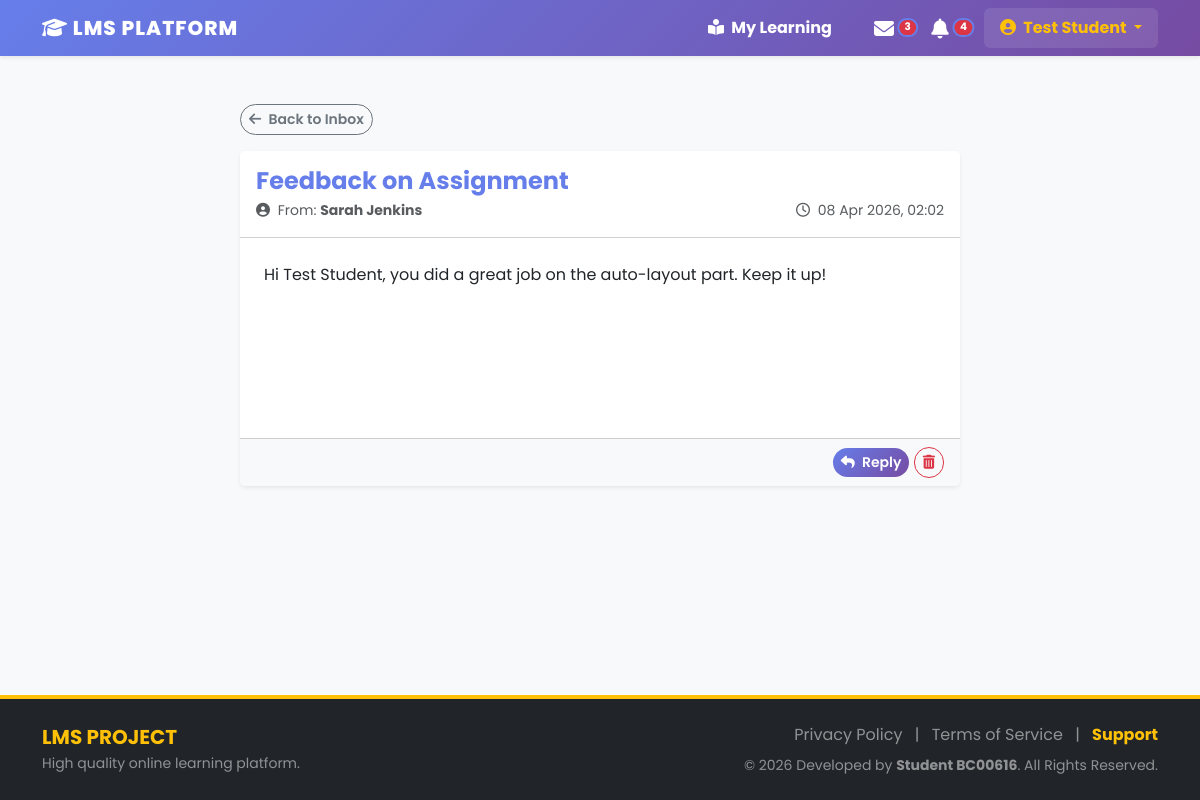
/public/message/detail/6 (signed in), run on the app's committed database.
### tables this page shows
CREATE TABLE `messages` (
  `id` int(11) NOT NULL,
  `sender_id` int(11) NOT NULL,
  `receiver_id` int(11) NOT NULL,
  `subject` varchar(255) NOT NULL,
  `message` text NOT NULL,
  `is_read` tinyint(1) DEFAULT 0,
  `created_at` timestamp NOT NULL DEFAULT current_timestamp()
);

CREATE TABLE `users` (
  `id` int(11) NOT NULL,
  `fullname` varchar(100) NOT NULL,
  `email` varchar(100) NOT NULL,
  `password` varchar(255) NOT NULL,
  `role` enum('admin','instructor','student') DEFAULT 'student',
  `avatar` varchar(255) DEFAULT NULL,
  `bio` text DEFAULT NULL,
  `created_at` timestamp NOT NULL DEFAULT current_timestamp(),
  `updated_at` timestamp NOT NULL DEFAULT current_timestamp() ON UPDATE current_timestamp()
);

### app/Controllers/MessageController.php (called while the page is built, shortened)
<?php
class MessageController extends Controller {
    public function detail($id) {
        $db = new Database();
        $conn = $db->connect();
        $sql = "SELECT m.*, u.fullname as sender_name
                FROM messages m
                JOIN users u ON m.sender_id = u.id
                WHERE m.id = ? AND m.receiver_id = ?";
        $stmt = $conn->prepare($sql);
        $stmt->execute([$id, $_SESSION['user_id']]);
        $message = $stmt->fetch(PDO::FETCH_ASSOC);
        $this->view('messages/detail', [
            'title' => $message['subject'],
            'message' => $message
        ]);
    }
}

### public/index.php (called while the page is built, shortened)
<?php
$app = new App();

### app/Views/messages/detail.php (the view)
<?php require_once '../app/Views/inc/header.php'; ?>
<div class="container mt-4 mb-5">
    <div class="row justify-content-center">
        <div class="col-md-8">
            <a href="/LMS_Project/public/message/index" class="btn btn-outline-secondary btn-sm mb-3">
                <i class="fas fa-arrow-left me-1"></i> Back to Inbox
            </a>
            <div class="card shadow-sm border-0">
                <div class="card-header bg-white py-3">
                    <h4 class="mb-1 text-primary fw-bold"><?= htmlspecialchars($data['message']['subject']) ?></h4>
                    <div class="d-flex justify-content-between align-items-center text-muted small">
                        <span>
                            <i class="fas fa-user-circle me-1"></i> From: <strong><?= htmlspecialchars($data['message']['sender_name']) ?></strong>
                        </span>
                        <span>
                            <i class="far fa-clock me-1"></i> <?= date('d M Y, H:i', strtotime($data['message']['created_at'])) ?>
                        </span>
                    </div>
                </div>
                <div class="card-body p-4" style="min-height: 200px; line-height: 1.6;">
                    <?= nl2br(htmlspecialchars($data['message']['message'])) ?>
                </div>
                <div class="card-footer bg-light text-end">
                    <button class="btn btn-primary btn-sm" onclick="alert('Reply feature coming soon!')">
                        <i class="fas fa-reply me-1"></i> Reply
                    </button>
                    <a href="/LMS_Project/public/message/delete/<?= $data['message']['id'] ?>" class="btn btn-outline-danger btn-sm" onclick="return confirm('Delete this message?');">
                        <i class="fas fa-trash-alt"></i>
                    </a>
                </div>
            </div>
        </div>
    </div>
</div>
<?php require_once '../app/Views/inc/footer.php'; ?>

### public/css/style.css (style rules this page uses)
:root { font-family: 'Poppins', -apple-system, BlinkMacSystemFont, 'Segoe UI', sans-serif; --lms-gradient-start: #667eea; --lms-gradient-end: #764ba2; --lms-gradient: linear-gradient(135deg, #667eea 0%, #764ba2 100%); --bs-primary: #667eea; --bs-primary-rgb: 102, 126, 234; --bs-primary-dark: #5a6fd6; }
body { font-family: 'Poppins', -apple-system, BlinkMacSystemFont, 'Segoe UI', sans-serif; }
.btn { border-radius: 50px !important; font-weight: 600 !important; }
.btn-primary { background: var(--lms-gradient) !important; border: none !important; border-radius: 50px !important; font-weight: 600 !important; }

### app/Views/inc/header.php (style rules this page uses)
body { min-height: 100vh; display: flex; flex-direction: column; background-color: #f8f9fa; }
.card { border: none; box-shadow: 0 0.125rem 0.25rem rgba(0, 0, 0, 0.075); }

### data on the page
messages: subject "Feedback on Assignment", sender.fullname "Sarah Jenkins", created_at "08 Apr 2026, 02:02", message "Hi Test Student, you did a great job on the auto-layout part. Keep it up!"

### other printed values
$msgCount "3"
$notiCount "4"
$_SESSION['user_name'] "Test Student"
